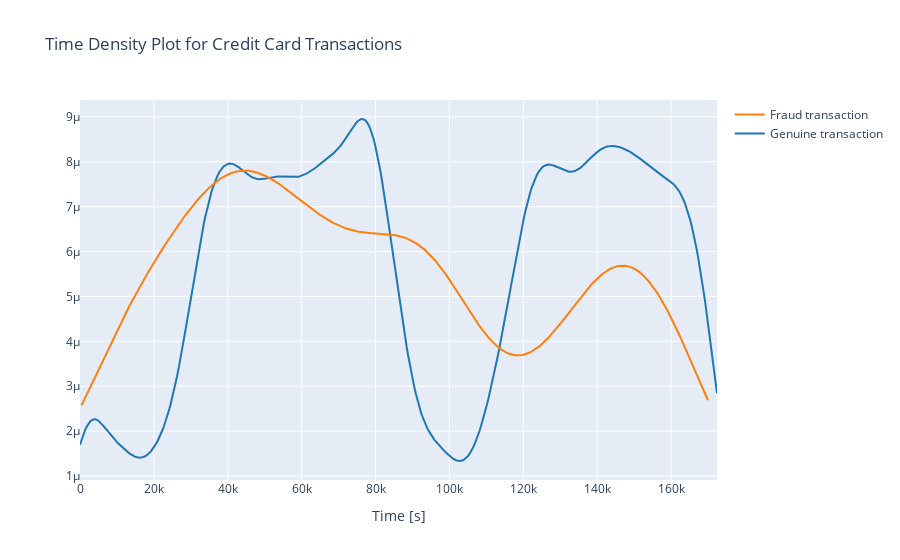

The cell this chart's notebook holds for it:
### Markdown cell above
Only 492 of transaction are fraudulent.
The data is highly unbalanced with respect with target variable Class.

### Code cell
#Plotting time density for the Credit Card transaction dataset
import plotly.figure_factory as ff
from plotly.offline import download_plotlyjs, init_notebook_mode, plot, iplot
Genuine_transaction = data.loc[data['Class'] == 0]["Time"]
fraud_transaction = data.loc[data['Class'] == 1]["Time"]
hist_data = [Genuine_transaction, fraud_transaction]
group_labels = ['Genuine transaction', 'Fraud transaction']

fig = ff.create_distplot(hist_data, group_labels, show_hist=False, show_rug=False)
fig['layout'].update(title='Time Density Plot for Credit Card Transactions', xaxis=dict(title='Time [s]'))
iplot(fig, filename='dist_only')

### Figure 1 — Plotly figure (JSON) as saved in the notebook; plotly's stock layout.template omitted (floating-point values rounded to 4 significant figures; data arrays with more than 128 entries replaced by an {"elided": "..."} marker saying what was removed)
{"data": [{"legendgroup": "Genuine transaction", "marker": {"color": "rgb(31, 119, 180)"}, "mode": "lines", "name": "Genuine transaction", "showlegend": true, "type": "scatter", "x": {"elided": "500 float values"}, "xaxis": "x", "y": {"elided": "500 float values"}, "yaxis": "y"}, {"legendgroup": "Fraud transaction", "marker": {"color": "rgb(255, 127, 14)"}, "mode": "lines", "name": "Fraud transaction", "showlegend": true, "type": "scatter", "x": {"elided": "500 float values"}, "xaxis": "x", "y": {"elided": "500 float values"}, "yaxis": "y"}], "layout": {"barmode": "overlay", "hovermode": "closest", "legend": {"traceorder": "reversed"}, "title": {"text": "Time Density Plot for Credit Card Transactions"}, "xaxis": {"anchor": "y2", "domain": [0, 1], "title": {"text": "Time [s]"}, "zeroline": false}, "yaxis": {"anchor": "free", "domain": [0, 1], "position": 0}}}
